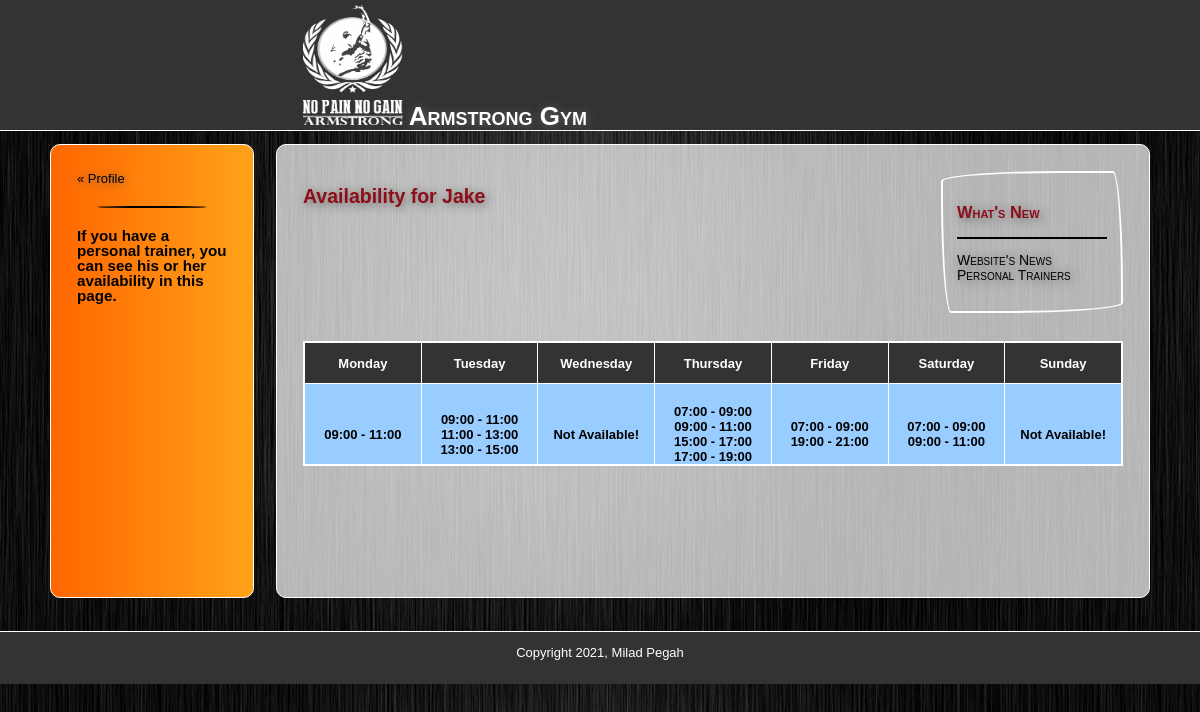
The page /view_availability.php?id=1 (signed in) on the database its author committed.
### tables this page shows
CREATE TABLE `subjects` (
  `id` int NOT NULL AUTO_INCREMENT,
  `menu_name` varchar(30) NOT NULL,
  `position` int NOT NULL,
  `visible` tinyint(1) NOT NULL,
  PRIMARY KEY (`id`),
  KEY `menu_name` (`menu_name`)
);

CREATE TABLE `availability` (
  `id` int NOT NULL AUTO_INCREMENT,
  `admin_id` int NOT NULL,
  `monday` varchar(255) DEFAULT NULL,
  `tuesday` varchar(255) DEFAULT NULL,
  `wednesday` varchar(255) DEFAULT NULL,
  `thursday` varchar(255) DEFAULT NULL,
  `friday` varchar(255) DEFAULT NULL,
  `saturday` varchar(255) DEFAULT NULL,
  `sunday` varchar(255) DEFAULT NULL,
  PRIMARY KEY (`id`),
  UNIQUE KEY `admin_id` (`admin_id`) USING BTREE,
  CONSTRAINT `availability_ibfk_1` FOREIGN KEY (`admin_id`) REFERENCES `admins` (`id`) ON DELETE CASCADE ON UPDATE CASCADE
);

### public/view_availability.php (the view, shortened to what this page needs)
<?php require_once("../includes/db_connection.php");         ?>
<?php require_once("../includes/functions.php");         ?>
<?php
  $admin = find_admin_by_id($_GET["id"]);
  $timetable_set = find_timetable_for_trainer($admin["id"]);
  $timetable = mysqli_fetch_assoc($timetable_set);
?>
<?php include("../includes/layouts/header.php"); ?>
<div id="main">
    <div id="navigation">
        <p><a href="user_content.php">&laquo; Profile</a></p>
        <hr />
        <h3>If you have a personal trainer, you can see his or her availability in this page.</h3>
    </div>
    <div id="page">
        <?php include("../includes/layouts/rightbox.php"); ?>
        <h2>Availability for <?php echo ucfirst(htmlentities($admin["username"])); ?></h2>
        <?php if (empty($timetable["admin_id"])) { ?>
              <p style="font-weight: bold; color: blueviolet;">This trainer does not have availability yet.</p><br />
          <?php } else { ?>
              <table style="border-collapse:collapse; width: 100%;">
                  <tr>
                      <th style="width: 100px; height: 30px;">Monday</th>
                      <th style="width: 100px; height: 30px;">Tuesday</th>
                      <th style="width: 100px; height: 30px;">Wednesday</th>
                      <th style="width: 100px; height: 30px;">Thursday</th>
                      <th style="width: 100px; height: 30px;">Friday</th>
                      <th style="width: 100px; height: 30px;">Saturday</th>
                      <th style="width: 100px; height: 30px;">Sunday</th>
                  </tr>
                  <?php if ($timetable) { ?>
                      <tr>
                          <td style="padding-top:20px;" class="centered"><?php echo ($timetable["monday"]); ?></td>
                          <td style="padding-top:20px;" class="centered"><?php echo ($timetable["tuesday"]); ?></td>
                          <td style="padding-top:20px;" class="centered"><?php echo ($timetable["wednesday"]); ?></td>
                          <td style="padding-top:20px;" class="centered"><?php echo ($timetable["thursday"]); ?></td>
                          <td style="padding-top:20px;" class="centered"><?php echo ($timetable["friday"]); ?></td>
                          <td style="padding-top:20px;" class="centered"><?php echo ($timetable["saturday"]); ?></td>
                          <td style="padding-top:20px;" class="centered"><?php echo ($timetable["sunday"]); ?></td>
                      </tr>
                  <?php } ?>
              </table>
          <?php } ?>
    </div>
</div>
<?php include("../includes/layouts/footer.php"); ?>

### includes/functions.php (shortened to what this page needs)
<?php
function find_all_subjects($public = true) {
	global $connection;
	$query = "SELECT * ";
	$query .= "FROM subjects ";
	if ($public) {
		$query .= "WHERE visible = 1 ";
	}
	$query .= "ORDER BY position ASC";
	$subject_set = mysqli_query($connection, $query);
	return $subject_set;
}
function find_timetable_for_trainer($admin) {
	global $connection;
	$query = "SELECT * ";
	$query .= "FROM availability ";
	$query .= "WHERE admin_id = {$admin}";
	$admin_set = mysqli_query($connection, $query);
	return $admin_set;
}
function find_admin_by_id($admin_id) {
	global $connection;
	$safe_admin_id = mysqli_real_escape_string($connection, $admin_id);
	$query = "SELECT * ";
	$query .= "FROM admins ";
	$query .= "WHERE id = {$safe_admin_id} ";
	$query .= "LIMIT 1";
	$admin_set = mysqli_query($connection, $query);
	if ($admin = mysqli_fetch_assoc($admin_set)) {
		return $admin;
	} else {
		return null;
	}
}
function member_navigation($subject_array, $page_array) {
	$output = "<ul class=\"subjects\">";
	$subject_set = find_all_subjects();
	while ($subject = mysqli_fetch_assoc($subject_set)) {
		$output .= "<li";
		$output .= ">";
		$output .= "<a href=\"user_content.php?subject=";
		$output .= urlencode($subject["id"]);
		$output .= "\">";
		$output .= htmlentities($subject["menu_name"]);
		$output .= "</a>";
	    $output .= "</li>";
	}
	$output .= "</ul>";
	return $output;
}

### public/stylesheets/public.css (style rules this page uses)
* { margin: 0; padding: 0; }
body { font-family: "Century Gothic", Tahoma, Helvetica, Arial, sans-serif; background-image: url(../images/gym.jpg); width: 100%; height: 100%; font-size: 13px; line-height: 15px; margin: 0 auto; min-width: 900px; }
a { color: #8D0D19; text-shadow: 1px 1px 10px #666; }
#main { min-height: 500px; width: 1100px; margin: auto; }
#navigation { min-height: 400px; float: left; margin: 1em 0; padding: 2em; width: 150px; font-family: "Century Gothic", Tahoma, Helvetica, Arial, sans-serif; color: #000000; border: 1px solid white; -webkit-border-radius: 10px; -moz-border-radius: 10px; -o-border-radius: 10px; border-radius: 10px; background: -webkit-linear-gradient(270deg, #FFA319, #FF6600); background: -moz-linear-gradient(270deg, #FFA319, #FF6600); background: -o-linear-gradient(270deg, #FFA319, #FF6600); background: -ms-linear-gradient(270deg, #FFA319, #FF6600); background: linear-gradient(270deg, #FFA319, #FF6600); }
#navigation a { font-family: Helvetica, Arial, sans-serif; color: black; text-decoration: none; }
#right_box a { font-family: "Century Gothic", Tahoma, Helvetica, Arial, sans-serif; text-decoration: none; color: black; }
ul.subjects { margin: 1em 0; padding-left: 0; list-style: none; }
#page { margin: 1em 0; float: right; min-height: 400px; width: 820px; background-color: rgba(255,255,255, 0.7); padding: 2em; border: 1px solid white; -webkit-border-radius: 10px; -moz-border-radius: 10px; -o-border-radius: 10px; border-radius: 10px; }
#page h2 { color: #8D0D19; line-height: 50px; text-shadow: 2px 2px 10px #666; }
td { padding: 0 1px; font-weight: bold; }
th { background-color: #333333; color: #FFFFFF; padding: 5px; border: 1px solid white; }
table { border: 2px solid white; border-collapse: collapse; }
hr { margin: 20px; border: 1px black solid; -webkit-border-radius: 50%; -moz-border-radius: 50%; -o-border-radius: 50%; -ms-border-radius: 50%; border-radius: 50%; }
.centered { text-align: center; }
ul { margin-left: 15px; }

### public/view_availability.php (style rules this page uses)
tr { background-color: #99ccff; }
td { border-right: 1px solid white; }

### rows shown on the page
subjects: value "Website's News"
subjects: value "Personal Trainers"
availability: monday "09:00 - 11:00", tuesday "09:00 - 11:00 11:00 - 13:00 13:00 - 15:00", wednesday "Not Available!", thursday "07:00 - 09:00 09:00 - 11:00 15:00 - 17:00 17:00 - 19:00", friday "07:00 - 09:00 19:00 - 21:00", saturday "07:00 - 09:00 09:00 - 11:00", sunday "Not Available!"

### other values the page prints
$admin["username"] "Jake"
